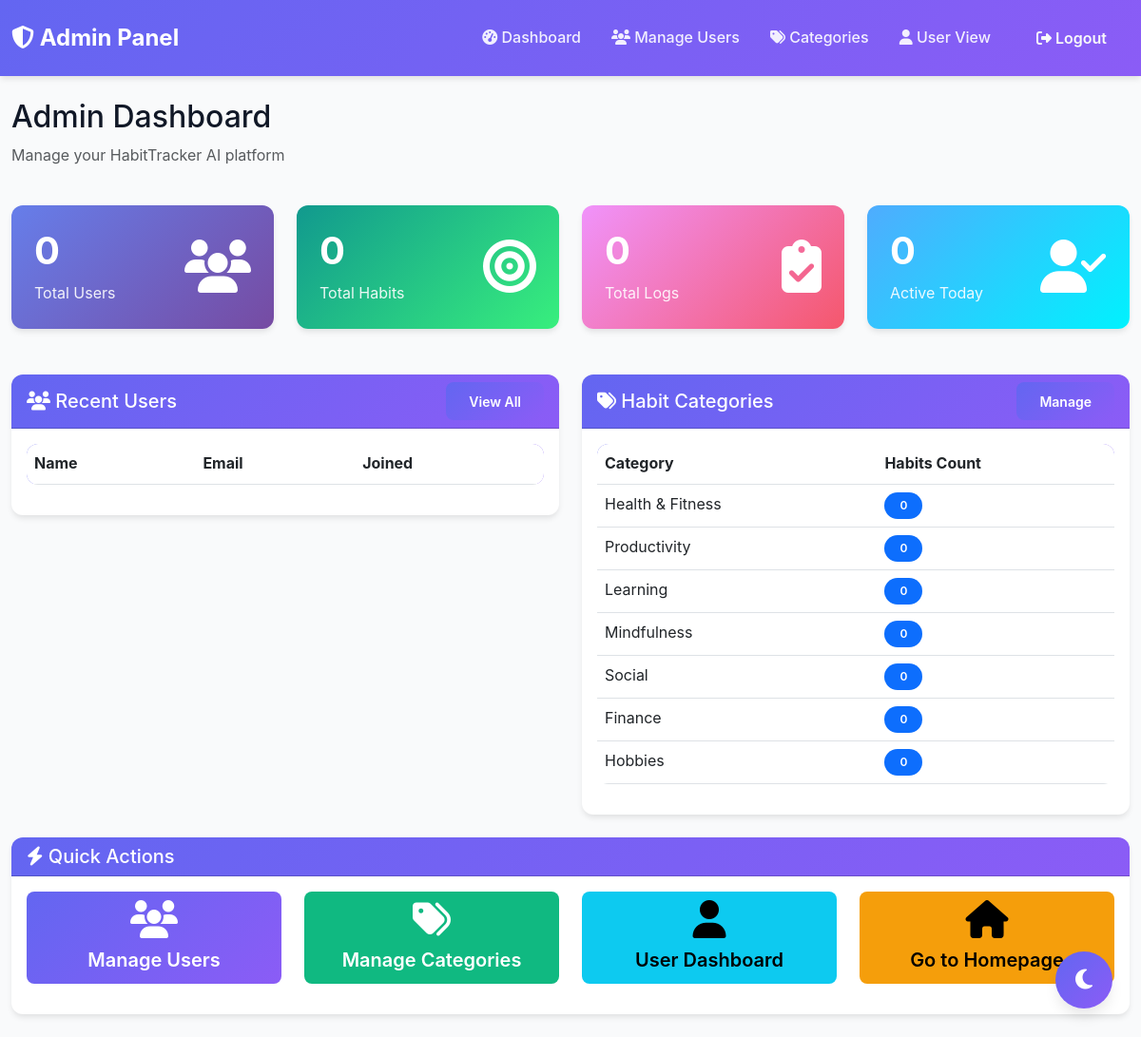
The app's page /admin/admin_dashboard.php (signed in) with its own data.
### tables this page shows
CREATE TABLE `categories` (
  `category_id` int(11) NOT NULL,
  `category_name` varchar(50) NOT NULL
);

### admin/admin_dashboard.php (the view, shortened to what this page needs)
<?php
require_once '../config/db.php';
$total_users_query = "SELECT COUNT(*) as total FROM users WHERE role = 'USER'";
$total_users = $conn->query($total_users_query)->fetch_assoc()['total'];
$total_habits_query = "SELECT COUNT(*) as total FROM habits";
$total_habits = $conn->query($total_habits_query)->fetch_assoc()['total'];
$total_logs_query = "SELECT COUNT(*) as total FROM habit_logs";
$total_logs = $conn->query($total_logs_query)->fetch_assoc()['total'];
$active_today_query = "SELECT COUNT(DISTINCT user_id) as active FROM habit_logs
                       JOIN habits ON habit_logs.habit_id = habits.habit_id
                       WHERE log_date = CURDATE()";
$active_today = $conn->query($active_today_query)->fetch_assoc()['active'];
$categories_query = "SELECT category_id, category_name,
                     (SELECT COUNT(*) FROM habits WHERE category_id = categories.category_id) as habit_count
                     FROM categories ORDER BY habit_count DESC";
$categories = $conn->query($categories_query);
?>
<!DOCTYPE html>
<html lang="en">
<head>
    <link href="https://cdn.jsdelivr.net/npm/bootstrap@5.3.0/dist/css/bootstrap.min.css" rel="stylesheet">
    <link rel="stylesheet" href="https://cdnjs.cloudflare.com/ajax/libs/font-awesome/6.4.0/css/all.min.css">
    <link rel="stylesheet" href="../assets/css/style.css">
</head>
<body>
    <nav class="navbar navbar-expand-lg navbar-dark">
        <div class="container-fluid">
            <a class="navbar-brand" href="../index.php">
                <i class="fas fa-shield-alt"></i> Admin Panel
            </a>
            <div class="collapse navbar-collapse" id="navbarNav">
                <ul class="navbar-nav ms-auto">
                    <li class="nav-item">
                        <a class="nav-link active" href="admin_dashboard.php">
                            <i class="fas fa-tachometer-alt"></i> Dashboard
                        </a>
                    </li>
                    <li class="nav-item">
                        <a class="nav-link" href="manage_users.php">
                            <i class="fas fa-users"></i> Manage Users
                        </a>
                    </li>
                    <li class="nav-item">
                        <a class="nav-link" href="manage_categories.php">
                            <i class="fas fa-tags"></i> Categories
                        </a>
                    </li>
                    <li class="nav-item">
                        <a class="nav-link" href="../user/dashboard.php">
                            <i class="fas fa-user"></i> User View
                        </a>
                    </li>
                    <li class="nav-item">
                        <a class="btn btn-outline-light ms-2" href="../auth/logout.php">
                            <i class="fas fa-sign-out-alt"></i> Logout
                        </a>
                    </li>
                </ul>
            </div>
        </div>
    </nav>
    <div class="container-fluid py-4">
        <div class="row mb-4">
            <div class="col-12">
                <h2>Admin Dashboard</h2>
                <p class="text-muted">Manage your HabitTracker AI platform</p>
            </div>
        </div>
        <div class="row mb-4">
            <div class="col-md-3">
                <div class="stat-card primary">
                    <div class="d-flex justify-content-between align-items-center">
                        <div>
                            <h3><?php echo $total_users; ?></h3>
                            <p>Total Users</p>
                        </div>
                        <div class="display-4">
                            <i class="fas fa-users"></i>
                        </div>
                    </div>
                </div>
            </div>
            <div class="col-md-3">
                <div class="stat-card success">
                    <div class="d-flex justify-content-between align-items-center">
                        <div>
                            <h3><?php echo $total_habits; ?></h3>
                            <p>Total Habits</p>
                        </div>
                        <div class="display-4">
                            <i class="fas fa-bullseye"></i>
                        </div>
                    </div>
                </div>
            </div>
            <div class="col-md-3">
                <div class="stat-card warning">
                    <div class="d-flex justify-content-between align-items-center">
                        <div>
                            <h3><?php echo $total_logs; ?></h3>
                            <p>Total Logs</p>
                        </div>
                        <div class="display-4">
                            <i class="fas fa-clipboard-check"></i>
                        </div>
                    </div>
                </div>
            </div>
            <div class="col-md-3">
                <div class="stat-card info">
                    <div class="d-flex justify-content-between align-items-center">
                        <div>
                            <h3><?php echo $active_today; ?></h3>
                            <p>Active Today</p>
                        </div>
                        <div class="display-4">
                            <i class="fas fa-user-check"></i>
                        </div>
                    </div>
                </div>
            </div>
        </div>
        <div class="row">
            <div class="col-lg-6 mb-4">
                <div class="card">
                    <div class="card-header d-flex justify-content-between align-items-center">
                        <h5 class="mb-0"><i class="fas fa-users"></i> Recent Users</h5>
                        <a href="manage_users.php" class="btn btn-primary btn-sm">View All</a>
                    </div>
                    <div class="card-body">
                        <div class="table-responsive">
                            <table class="table table-hover">
                                <thead>
                                    <tr>
                                        <th>Name</th>
                                        <th>Email</th>
                                        <th>Joined</th>
                                    </tr>
                                </thead>
                            </table>
                        </div>
                    </div>
                </div>
            </div>
            <div class="col-lg-6 mb-4">
                <div class="card">
                    <div class="card-header d-flex justify-content-between align-items-center">
                        <h5 class="mb-0"><i class="fas fa-tags"></i> Habit Categories</h5>
                        <a href="manage_categories.php" class="btn btn-primary btn-sm">Manage</a>
                    </div>
                    <div class="card-body">
                        <div class="table-responsive">
                            <table class="table table-hover">
                                <thead>
                                    <tr>
                                        <th>Category</th>
                                        <th>Habits Count</th>
                                    </tr>
                                </thead>
                                <tbody>
                                    <?php while ($cat = $categories->fetch_assoc()): ?>
                                        <tr>
                                            <td><?php echo htmlspecialchars($cat['category_name']); ?></td>
                                            <td><span class="badge bg-primary"><?php echo $cat['habit_count']; ?></span></td>
                                        </tr>
                                    <?php endwhile; ?>
                                </tbody>
                            </table>
                        </div>
                    </div>
                </div>
            </div>
        </div>
        <div class="row">
            <div class="col-12">
                <div class="card">
                    <div class="card-header">
                        <h5 class="mb-0"><i class="fas fa-bolt"></i> Quick Actions</h5>
                    </div>
                    <div class="card-body">
                        <div class="row text-center">
                            <div class="col-md-3 mb-3">
                                <a href="manage_users.php" class="btn btn-primary btn-lg w-100">
                                    <i class="fas fa-users fa-2x mb-2"></i><br>
                                    Manage Users
                                </a>
                            </div>
                            <div class="col-md-3 mb-3">
                                <a href="manage_categories.php" class="btn btn-success btn-lg w-100">
                                    <i class="fas fa-tags fa-2x mb-2"></i><br>
                                    Manage Categories
                                </a>
                            </div>
                            <div class="col-md-3 mb-3">
                                <a href="../user/dashboard.php" class="btn btn-info btn-lg w-100">
                                    <i class="fas fa-user fa-2x mb-2"></i><br>
                                    User Dashboard
                                </a>
                            </div>
                            <div class="col-md-3 mb-3">
                                <a href="../index.php" class="btn btn-warning btn-lg w-100">
                                    <i class="fas fa-home fa-2x mb-2"></i><br>
                                    Go to Homepage
                                </a>
                            </div>
                        </div>
                    </div>
                </div>
            </div>
        </div>
    </div>
    <button class="dark-mode-toggle" id="darkModeToggle">
        <i class="fas fa-moon"></i>
    </button>
</body>
</html>

### assets/css/style.css (style rules this page uses)
:root { --primary-color: #6366f1; --secondary-color: #8b5cf6; --success-color: #10b981; --danger-color: #ef4444; --warning-color: #f59e0b; --dark-bg: #1f2937; --dark-card: #374151; --light-bg: #f9fafb; --light-card: #ffffff; --text-dark: #111827; --text-light: #f9fafb; --border-color: #e5e7eb; --shadow: 0 4px 6px -1px rgba(0, 0, 0, 0.1); --shadow-lg: 0 10px 15px -3px rgba(0, 0, 0, 0.1); }
* { margin: 0; padding: 0; box-sizing: border-box; }
body { font-family: 'Inter', 'Segoe UI', Tahoma, Geneva, Verdana, sans-serif; background-color: var(--light-bg); color: var(--text-dark); line-height: 1.6; transition: background-color 0.3s ease; }
.navbar { background: linear-gradient(135deg, var(--primary-color), var(--secondary-color)); box-shadow: var(--shadow); padding: 1rem 0; }
.navbar-brand { font-weight: 700; font-size: 1.5rem; color: white !important; }
.navbar-nav .nav-link { color: rgba(255, 255, 255, 0.9) !important; font-weight: 500; margin: 0 0.5rem; transition: all 0.3s ease; }
.btn-outline-light { border: 2px solid white; font-weight: 600; transition: all 0.3s ease; }
.card { border: none; border-radius: 12px; box-shadow: var(--shadow); transition: all 0.3s ease; background-color: var(--light-card); }
.card-header { background: linear-gradient(135deg, var(--primary-color), var(--secondary-color)); color: white; font-weight: 600; border-radius: 12px 12px 0 0 !important; }
.stat-card { border-radius: 12px; padding: 1.5rem; margin-bottom: 1.5rem; box-shadow: var(--shadow); transition: all 0.3s ease; }
.stat-card.primary { background: linear-gradient(135deg, #667eea 0%, #764ba2 100%); color: white; }
.stat-card.success { background: linear-gradient(135deg, #11998e 0%, #38ef7d 100%); color: white; }
.stat-card.warning { background: linear-gradient(135deg, #f093fb 0%, #f5576c 100%); color: white; }
.stat-card.info { background: linear-gradient(135deg, #4facfe 0%, #00f2fe 100%); color: white; }
.stat-card h3 { font-size: 2.5rem; font-weight: 700; margin-bottom: 0.5rem; }
.stat-card p { font-size: 1rem; opacity: 0.9; margin-bottom: 0; }
.btn { border-radius: 8px; padding: 0.6rem 1.5rem; font-weight: 600; transition: all 0.3s ease; border: none; }
.btn-primary { background: linear-gradient(135deg, var(--primary-color), var(--secondary-color)); }
.btn-success { background-color: var(--success-color); }
.btn-warning { background-color: var(--warning-color); }
.table { border-radius: 12px; overflow: hidden; }
.table thead { background: linear-gradient(135deg, var(--primary-color), var(--secondary-color)); color: white; }
.badge { padding: 0.5rem 1rem; border-radius: 20px; font-weight: 600; }
.dark-mode-toggle { position: fixed; bottom: 30px; right: 30px; width: 60px; height: 60px; border-radius: 50%; background: linear-gradient(135deg, var(--primary-color), var(--secondary-color)); color: white; border: none; font-size: 1.5rem; cursor: pointer; box-shadow: var(--shadow-lg); transition: all 0.3s ease; z-index: 1000; }

### records on screen
categories: category_name "Health & Fitness", habit_count "0"
categories: category_name "Productivity", habit_count "0"
categories: category_name "Learning", habit_count "0"
categories: category_name "Mindfulness", habit_count "0"
categories: category_name "Social", habit_count "0"
categories: category_name "Finance", habit_count "0"
categories: category_name "Hobbies", habit_count "0"

### other values on screen
$total_users "0"
$total_habits "0"
$total_logs "0"
$active_today "0"
